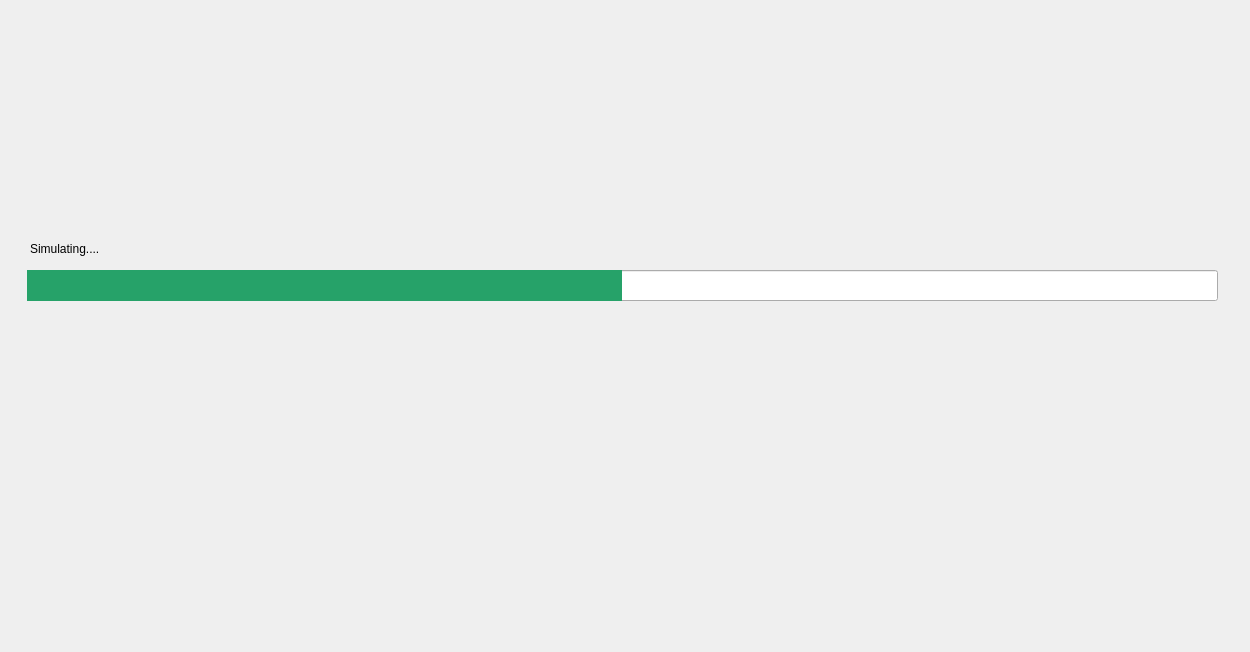
<?xml version="1.0" encoding="UTF-8"?>
<ui version="4.0">
 <class>Simulation</class>
 <widget class="QWidget" name="Simulation">
  <property name="geometry">
   <rect>
    <x>0</x>
    <y>0</y>
    <width>1250</width>
    <height>652</height>
   </rect>
  </property>
  <property name="windowTitle">
   <string>Simulation</string>
  </property>
  <widget class="QProgressBar" name="progressBar">
   <property name="geometry">
    <rect>
     <x>27</x>
     <y>270</y>
     <width>1191</width>
     <height>31</height>
    </rect>
   </property>
   <property name="styleSheet">
    <string notr="true">QProgressBar::chunk {
	background-color: rgb(38, 162, 105);
}</string>
   </property>
   <property name="maximum">
    <number>0</number>
   </property>
   <property name="value">
    <number>-1</number>
   </property>
   <property name="format">
    <string/>
   </property>
  </widget>
  <widget class="QLabel" name="progressLabel">
   <property name="geometry">
    <rect>
     <x>30</x>
     <y>240</y>
     <width>301</width>
     <height>17</height>
    </rect>
   </property>
   <property name="text">
    <string>Simulating....</string>
   </property>
  </widget>
 </widget>
 <resources/>
 <connections/>
</ui>
